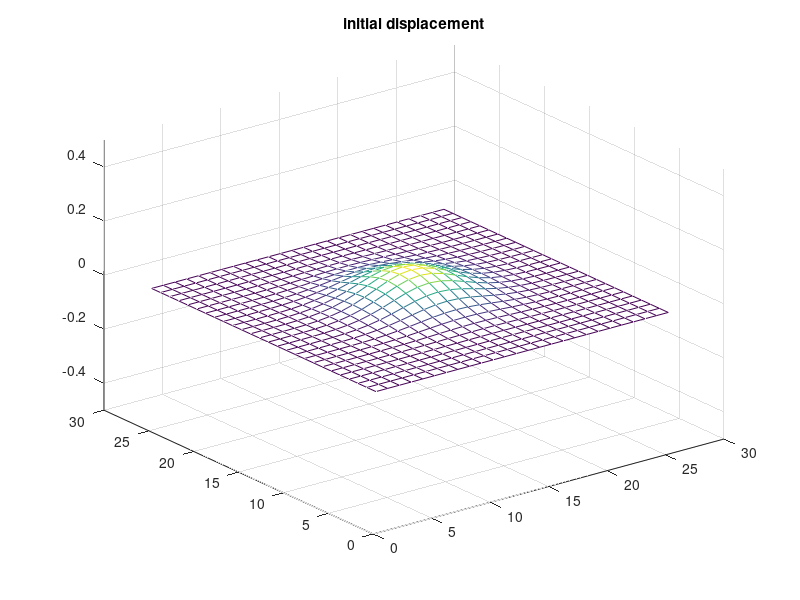
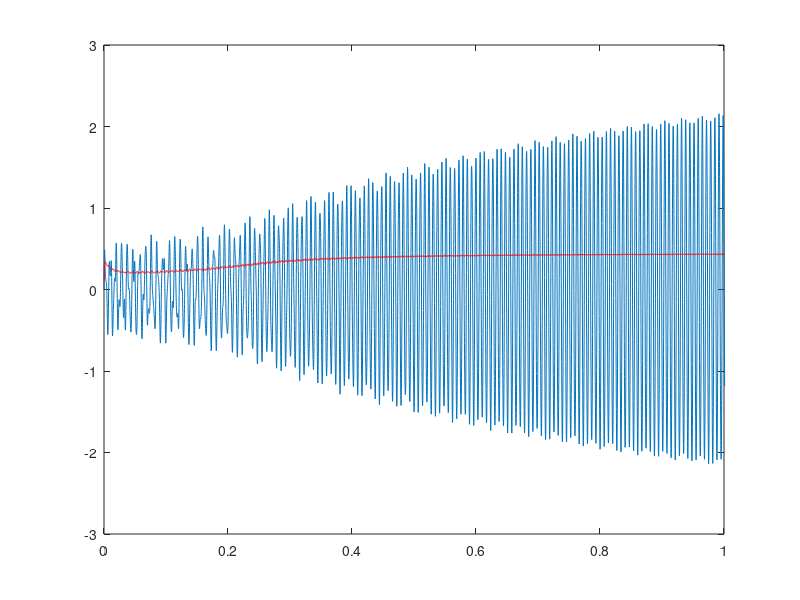

These figures' MATLAB source, in order: (Note: this script raises an error after producing the figures.)
% Finite difference drum/chime 
% Bruce Land, Cornell University, May 2008
% second order scheme from
% http://arxiv.org/PS_cache/physics/pdf/0009/0009068v2.pdf, 
% page 14, eqn 2.18

clear all
clc

%linear dimension of membrane -- bigger is lower pitch
n = 26 ;
u = zeros(n,n); %time t
u1 = zeros(n,n); %time t-1
u2 = zeros(n,n); %time t-2
uHit = zeros(n,n); %input strike

% turncation to simulate fixed point
trun = 100000;

% 0 < rho < 0.5 -- lower rho => lower pitch
% rho = (vel*dt/dx)^2
%rho = .2 ;
rho = .1 ;
% eta = damping*dt/2
% higher damping => shorter sound
%eta = .0005 ;
eta = .0002 ;
% boundary condition -1.0<gain<1.0
% 1.0 is completely free edge
% 0.0 is clamped edge
boundaryGain = 0.0 ;

% low pass for tension modulation
tm_a = 	.01 ; %range 1-.99 or >.01
% gain for tension modulation
tm_g = 1; %when term added to rho, sum cannot exceed 0.5

%time
Fs = 8000 ;
time = 0.0:1/Fs:2.0;
%output sound
aud = zeros(size(time)) ;
% efffective tension modified velocity for testing
rho_eff = zeros(size(time)) ;

%sets the amplitude of the stick strike 
ampIn = .1; 
%sets the position of the stick strike: 0<pos<n
x_mid = n/2;
y_mid = n/2;
%sets width of the gaussian strike input 
alpha = .05 ;
%compute the gaussian strike amplitude
for i=2:n-1
    for j=2:n-1
        uHit(i,j) = ampIn*exp(-alpha*(((i-1)-x_mid)^2+((j-1)-y_mid)^2));
    end
end
%enforce boundary conditions
uHit(1,:) = boundaryGain * uHit(2,:);
uHit(n,:) = boundaryGain * uHit(n-1,:);
uHit(:,1) = boundaryGain * uHit(:,2);
uHit(:,n) = boundaryGain * uHit(:,n-1);

figure(1);clf;
mh = mesh(uHit);
title('initial displacement')
set(gca, 'zlim', [-0.5,0.5])

%index for storing audio output
tindex = 1;

for t=time
    
    % use the central sample for output
    % any other sample or sum is also valid to try
    sampleLoc = fix(n/2);
    aud(tindex) = u1(sampleLoc,sampleLoc); %sum(sum(u))/(n^2); %
    % use center sample to estimate amplitude for tension modulation
    new_rho_eff = min(.48, rho + (u1(x_mid, y_mid)*tm_g)^2) ;
    % use whole drum for tension midulation
    %new_rho_eff = min(0.49, rho + sum(sum(u2.^2))/300) ;
    
    % some digital filtering of tension modulation
    if tindex>20
        rho_eff(tindex) = tm_a*new_rho_eff + (1-tm_a)*rho_eff(tindex-1) ;
    elseif tindex>1
        rho_eff(tindex) = max (new_rho_eff, rho_eff(tindex-1)) ;
    else
        rho_eff(tindex) = new_rho_eff;
    end
    
    %vectorized update of positions, except for boundaries
    u(2:n-1,2:n-1) = 1/(1+eta) * (...
              rho_eff(tindex) * (u1(3:n,2:n-1)+u1(1:n-2,2:n-1)+u1(2:n-1,3:n)+u1(2:n-1,1:n-2)-4*u1(2:n-1,2:n-1)) ...
              + 2 * u1(2:n-1,2:n-1) ...
              - (1-eta) * (u2(2:n-1,2:n-1)) ...
              ) ;
    
    %enforce boundary conditions
    u(1,:) = boundaryGain * u(2,:);
    u(n,:) = boundaryGain * u(n-1,:);
    u(:,1) = boundaryGain * u(:,2);
    u(:,n) = boundaryGain * u(:,n-1);
    
    %update history to simulate fixed point truncation
    u2 = fix(trun*u1)/trun;
    u1 = fix(trun*u)/trun;
    
    %apply drum strikes at two times
    if t==0 ;%| t==1.0 
        u1 = u1 + uHit;
    end
    
    % the storage index
    tindex = tindex + 1;    
end

%play the sound
soundsc(aud,Fs)
figure(3);clf
plot(time, aud);
hold on
plot(time, rho_eff, 'r');
set(gca,'xlim',[0 1])

% get the spectrum
figure(2); clf;
Hs=spectrum.welch('Hamming',2048,50);
psd(Hs,aud,'Fs',Fs)
title('Drum spectrum')
set(gca,'xlim',[0 1])



%end
%============================================================